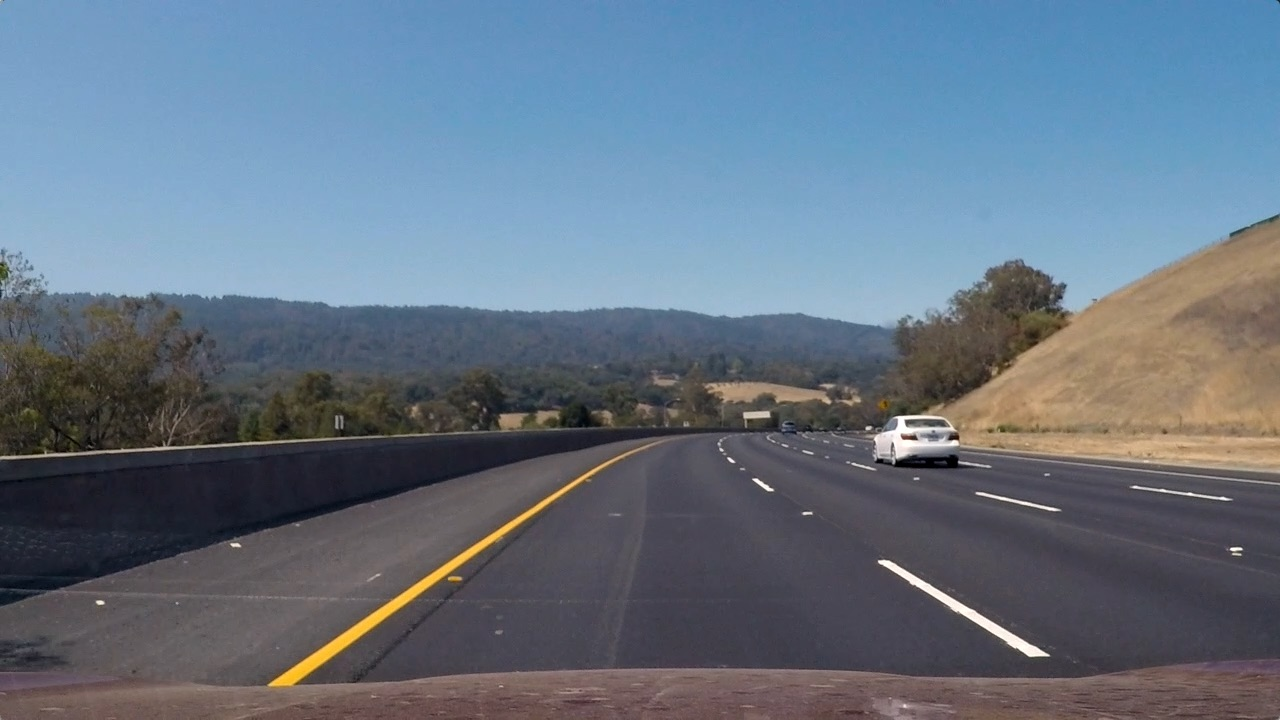
#> input picture examples/test3.jpg, 1280 x 720 px
$ python main.py   (older library calls are emulated)
#> lines starting #> are read from the running program, lines starting #| are printed output that depends on the picture; after the words box and inside, x2 and y2 are one past the last pixel; in counts of white or black regions, pixels touching at a corner belong together
### lane.py
"""Departure Warning System with a Monocular Camera"""

import numpy as np
import cv2
import matplotlib.pyplot as plt
from timeit import default_timer as timer
from calibration import load_calibration
from copy import copy
import math


class Lane():
    def __init__(self):
        # was the line detected in the last frame or not
        self.detected = False
        #x values for detected line pixels
        self.cur_fitx = None
        #y values for detected line pixels
        self.cur_fity = None
        # x values of the last N fits of the line
        self.prev_fitx = []
        #polynomial coefficients for the most recent fit
        self.current_poly = [np.array([False])]
        #best polynomial coefficients for the last iteration
        self.prev_poly = [np.array([False])]

    def average_pre_lanes(self):
        tmp = copy(self.prev_fitx)
        tmp.append(self.cur_fitx)
        self.mean_fitx = np.mean(tmp, axis=0)

    def append_fitx(self):
        if len(self.prev_fitx) == N:
            self.prev_fitx.pop(0)
        self.prev_fitx.append(self.mean_fitx)

    def process(self, ploty):
        self.cur_fity = ploty
        self.average_pre_lanes()
        self.append_fitx()
        self.prev_poly = self.current_poly


left_lane = Lane()
right_lane = Lane()
frame_width = 1280
frame_height = 720

LANEWIDTH = 3.7  # highway lane width in US: 3.7 meters
input_scale = 4
output_frame_scale = 4
N = 4 # buffer previous N lines

# fullsize:1280x720
x = [194, 1117, 705, 575]
y = [719, 719, 461, 461]
X = [290, 990, 990, 290]
Y = [719, 719, 0, 0]

src = np.floor(np.float32([[x[0], y[0]], [x[1], y[1]],[x[2], y[2]], [x[3], y[3]]]) / input_scale)
dst = np.floor(np.float32([[X[0], Y[0]], [X[1], Y[1]],[X[2], Y[2]], [X[3], Y[3]]]) / input_scale)

M = cv2.getPerspectiveTransform(src, dst)
M_inv = cv2.getPerspectiveTransform(dst, src)

# Only for creating the final video visualization
X_b = [574, 706, 706, 574]
Y_b = [719, 719, 0, 0]
src_ = np.floor(np.float32([[x[0], y[0]], [x[1], y[1]],[x[2], y[2]], [x[3], y[3]]]) / (input_scale*2))
dst_ = np.floor(np.float32([[X_b[0], Y_b[0]], [X_b[1], Y_b[1]],[X_b[2], Y_b[2]], [X_b[3], Y_b[3]]]) / (input_scale*2))
M_b = cv2.getPerspectiveTransform(src_, dst_)
# Only for creating the final video visualization

# Threshold for color and gradient thresholding
s_thresh, sx_thresh, dir_thresh, m_thresh, r_thresh = (120, 255), (20, 100), (0.7, 1.3), (30, 100), (200, 255)
lower_yellow_thresh, upper_yellow_thresh = np.array([15,120,120]), np.array([25,255,255])
lower_white_thresh, upper_white_thresh = np.array([0,0,221]), np.array([180,255,255])

# load the calibration
calib_file = 'camera_cal/calibration_pickle.p'
mtx, dist = load_calibration(calib_file)
#> (reads camera_cal/calibration_pickle.p from the repository)


def canny_edge_detection(img):
    gray_img = cv2.cvtColor(img, cv2.COLOR_RGB2GRAY)
    (thresh_canny_gray, output_canny_gray) = cv2.threshold(gray_img, 160, 255, cv2.THRESH_BINARY)
    output_canny_gray = cv2.GaussianBlur(output_canny_gray, (5, 5), 3)
    output_canny_gray = cv2.Canny(output_canny_gray, 180, 255)

    # make the edge wider so it falls inside the lanes
    kernel = np.ones((3, 3))
    dilate = cv2.dilate(output_canny_gray, kernel, iterations=1)

    binary_output_canny = np.zeros_like(output_canny_gray)
    binary_output_canny[(dilate == 255)] = 1

    return binary_output_canny


def hsv_thresh(img):
    hsv = cv2.cvtColor(img, cv2.COLOR_BGR2HSV)

    lower_yellow = lower_yellow_thresh
    upper_yellow = upper_yellow_thresh

    yellow_lane = cv2.inRange(hsv, lower_yellow, upper_yellow)
    binary_output_yellow = np.zeros_like(yellow_lane)
    binary_output_yellow[(yellow_lane == 255)] = 1

    lower_white = lower_white_thresh
    upper_white = upper_white_thresh

    white_lane = cv2.inRange(hsv, lower_white, upper_white)
    binary_output_white = np.zeros_like(white_lane)
    binary_output_white[(white_lane == 255)] = 1

    return binary_output_yellow, binary_output_white


# [46 lines left out: functions abs_sobel_thresh, mag_thresh, not called in this run]


def dir_threshold(img, sobel_kernel=3, thresh=(0, np.pi/2)):
    """ threshold according to the direction of the gradient

    :param img:
    :param sobel_kernel:
    :param thresh:
    :return:
    """

    # Apply the following steps to img
    # 1) Convert to grayscale
    gray = cv2.cvtColor(img, cv2.COLOR_RGB2GRAY)

    # 2) Take the gradient in x and y separately
    sobelx = cv2.Sobel(gray, cv2.CV_64F, 1, 0, ksize=sobel_kernel)
    sobely = cv2.Sobel(gray, cv2.CV_64F, 0, 1, ksize=sobel_kernel)

    # 3) Take the absolute value of the x and y gradients
    # 4) Use np.arctan2(abs_sobely, abs_sobelx) to calculate the direction of the gradient
    absgraddir = np.arctan2(np.absolute(sobely), np.absolute(sobelx))

    # 5) Create a binary mask where direction thresholds are met
    binary_output =  np.zeros_like(absgraddir)
    binary_output[(absgraddir >= thresh[0]) & (absgraddir <= thresh[1])] = 1

    return binary_output


# [20 lines left out: functions gradient_pipeline, threshold_col_channel, not called in this run]


def find_edges(img, s_thresh=s_thresh, sx_thresh=sx_thresh, dir_thresh=dir_thresh, filters = 1):

    img = np.copy(img)

    # hsv and canny edge detection
    if filters == 1:
        # HSV filter
        binary_output_yellow, binary_output_white = hsv_thresh(img)

        # canny edge detection
        binary_output_canny = canny_edge_detection(img)

        # # gradient direction
        dir_binary = dir_threshold(img, sobel_kernel=3, thresh=dir_thresh)

        combined_binary = np.zeros_like(binary_output_canny)
        combined_binary[(((binary_output_yellow == 1) & (binary_output_canny == 1) & (dir_binary == 1)) | (
                    (binary_output_white == 1) & (binary_output_canny == 1) & (dir_binary == 1)))] = 1

        binary_final = combined_binary

    if filters == 2:
        # Convert to HSV color space and threshold the s channel
        hls = cv2.cvtColor(img, cv2.COLOR_BGR2HLS).astype(np.float)
        s_channel = hls[:, :, 2]
        s_binary = threshold_col_channel(s_channel, thresh=s_thresh)

        # Sobel x
        sxbinary = abs_sobel_thresh(img, orient='x', sobel_kernel=3, thresh=sx_thresh)
        # mag_binary = mag_thresh(img, sobel_kernel=3, thresh=m_thresh)
        # # gradient direction
        dir_binary = dir_threshold(img, sobel_kernel=3, thresh=dir_thresh)
        #
        # # output mask
        combined_binary = np.zeros_like(s_channel)
        combined_binary[(((sxbinary == 1) & (dir_binary == 1)) | ((s_binary == 1) & (dir_binary == 1)))] = 1

        # add more weights for the s channel
        c_bi = np.zeros_like(s_channel)
        c_bi[((sxbinary == 1) & (s_binary == 1))] = 2

        binary_final = (combined_binary + c_bi)

    return binary_final


def warper(img, M):

    # Compute and apply perspective transform
    img_size = (img.shape[1], img.shape[0])
    warped = cv2.warpPerspective(img, M, img_size, flags=cv2.INTER_NEAREST)  # keep same size as input image

    return warped


## fit the lane line
def full_search(binary_warped, visualization=False):
    half_height = int(binary_warped.shape[0] / 2)
    histogram = np.sum(binary_warped[half_height:,:], axis=0)
    # Create an output image to draw on and  visualize the result
    out_img = np.dstack((binary_warped, binary_warped, binary_warped))*255
    out_img = out_img.astype('uint8')

    # Find the peak of the left and right halves of the histogram
    # These will be the starting point for the left and right lines
    midpoint = np.int(histogram.shape[0]/2)
    leftx_base = np.argmax(histogram[:midpoint])
    rightx_base = np.argmax(histogram[midpoint:]) + midpoint

    # Choose the number of sliding windows
    nwindows = 9
    # Set height of windows
    window_height = np.int(binary_warped.shape[0]/nwindows)
    # Identify the x and y positions of all nonzero pixels in the image
    nonzero = binary_warped.nonzero()
    nonzeroy = np.array(nonzero[0])
    nonzerox = np.array(nonzero[1])
    # Current positions to be updated for each window
    leftx_current = leftx_base
    rightx_current = rightx_base
    # Set the width of the windows +/- margin
    margin = np.floor(100/input_scale)
    # Set minimum number of pixels found to recenter window
    minpix = np.floor(50/input_scale)
    # Create empty lists to receive left and right lane pixel indices
    left_lane_inds = []
    right_lane_inds = []

    # Step through the windows one by one
    for window in range(nwindows):
        # Identify window boundaries in x and y (and right and left)
        win_y_low = binary_warped.shape[0] - (window+1)*window_height
        win_y_high = binary_warped.shape[0] - window*window_height
        win_xleft_low = leftx_current - margin
        win_xleft_high = leftx_current + margin
        win_xright_low = rightx_current - margin
        win_xright_high = rightx_current + margin
        # Draw the windows on the visualization image
        if visualization:
            cv2.rectangle(out_img,(int(win_xleft_low),int(win_y_low)),(int(win_xleft_high),int(win_y_high)),(0,255,0), 2)
            cv2.rectangle(out_img,(int(win_xright_low),int(win_y_low)),(int(win_xright_high),int(win_y_high)),(0,255,0), 2)

        # Identify the nonzero pixels in x and y within the window
        good_left_inds = ((nonzeroy >= win_y_low) & (nonzeroy < win_y_high) & (nonzerox >= win_xleft_low) & (nonzerox < win_xleft_high)).nonzero()[0]
        good_right_inds = ((nonzeroy >= win_y_low) & (nonzeroy < win_y_high) & (nonzerox >= win_xright_low) & (nonzerox < win_xright_high)).nonzero()[0]
        # Append these indices to the lists
        left_lane_inds.append(good_left_inds)
        right_lane_inds.append(good_right_inds)
        # If you found > minpix pixels, recenter next window on their mean position
        if len(good_left_inds) > minpix:
            leftx_current = np.int(np.mean(nonzerox[good_left_inds]))
        if len(good_right_inds) > minpix:
            rightx_current = np.int(np.mean(nonzerox[good_right_inds]))

    # Concatenate the arrays of indices
    left_lane_inds = np.concatenate(left_lane_inds)
    right_lane_inds = np.concatenate(right_lane_inds)

    # Extract left and right line pixel positions
    leftx = nonzerox[left_lane_inds]
    lefty = nonzeroy[left_lane_inds]
    rightx = nonzerox[right_lane_inds]
    righty = nonzeroy[right_lane_inds]

    # Fit a second order polynomial to each
    left_fit = np.polyfit(lefty, leftx, 2)
    right_fit = np.polyfit(righty, rightx, 2)
    # Visualization

    # Generate x and y values for plotting
    if visualization:
        ploty = np.linspace(0, binary_warped.shape[0]-1, binary_warped.shape[0] )
        left_fitx = left_fit[0]*ploty**2 + left_fit[1]*ploty + left_fit[2]
        right_fitx = right_fit[0]*ploty**2 + right_fit[1]*ploty + right_fit[2]

        out_img[nonzeroy[left_lane_inds], nonzerox[left_lane_inds]] = [255, 0, 0]
        out_img[nonzeroy[right_lane_inds], nonzerox[right_lane_inds]] = [0, 0, 255]
        # plt.subplot(1,2,1)
        plt.imshow(out_img)
        # plt.imshow(binary_warped)
        plt.plot(left_fitx, ploty, color='yellow')
        plt.plot(right_fitx, ploty, color='yellow')
        plt.xlim((0, frame_width / input_scale))
        plt.ylim((frame_height / input_scale, 0))
        plt.show()

    return left_fit, right_fit


# [57 lines left out: function window_search, not called in this run]


def measure_lane_curvature(ploty, leftx, rightx, visualization=False):

    leftx = leftx[::-1]  # Reverse to match top-to-bottom in y
    rightx = rightx[::-1]  # Reverse to match top-to-bottom in y

     # choose the maximum y-value, corresponding to the bottom of the image
    y_eval = np.max(ploty)

    # Define conversions in x and y from pixels space to meters
    ym_per_pix = 30/(frame_height/input_scale) # meters per pixel in y dimension
    xm_per_pix = LANEWIDTH/(700/input_scale) # meters per pixel in x dimension

    # Fit new polynomials to x,y in world space
    left_fit_cr = np.polyfit(ploty*ym_per_pix, leftx*xm_per_pix, 2)
    right_fit_cr = np.polyfit(ploty*ym_per_pix, rightx*xm_per_pix, 2)
    # Calculate the new radii of curvature
    left_curverad = ((1 + (2*left_fit_cr[0]*y_eval*ym_per_pix + left_fit_cr[1])**2)**1.5) / np.absolute(2*left_fit_cr[0])
    right_curverad = ((1 + (2*right_fit_cr[0]*y_eval*ym_per_pix + right_fit_cr[1])**2)**1.5) / np.absolute(2*right_fit_cr[0])
    # Now our radius of curvature is in meters
    # print(left_curverad, 'm', right_curverad, 'm')

    if leftx[0] - leftx[-1] > 50/input_scale:
        curve_direction = 'Left curve'
    elif leftx[-1] - leftx[0] > 50/input_scale:
        curve_direction = 'Right curve'
    else:
        curve_direction = 'Straight'

    return (left_curverad+right_curverad)/2.0, curve_direction


def off_center(left, mid, right):
    """

    :param left: left lane position
    :param mid:  car position
    :param right: right lane position
    :return: True or False, indicator of off center driving
    """
    a = mid - left
    b = right - mid
    width = right - left

    if a >= b:  # driving right off
        offset = a / width * LANEWIDTH - LANEWIDTH /2.0
    else:       # driving left off
        offset = LANEWIDTH /2.0 - b / width * LANEWIDTH

    return offset


def compute_car_offcenter(ploty, left_fitx, right_fitx, undist):

    # Create an image to draw the lines on
    height = undist.shape[0]
    width = undist.shape[1]

    # Recast the x and y points into usable format for cv2.fillPoly()
    pts_left = np.array([np.transpose(np.vstack([left_fitx, ploty]))])
    pts_right = np.array([np.flipud(np.transpose(np.vstack([right_fitx, ploty])))])
    pts = np.hstack((pts_left, pts_right))

    bottom_l = left_fitx[height-1]
    bottom_r = right_fitx[0]

    offcenter = off_center(bottom_l, width/2.0, bottom_r)

    return offcenter, pts


def create_output_frame(offcenter, pts, undist_ori, fps, curvature, curve_direction, binary_sub, threshold=0.6):
    """

    :param offcenter:
    :param pts:
    :param undist_ori:
    :param fps:
    :param threshold:
    :return:
    """

    undist_ori = cv2.resize(undist_ori, (0,0), fx=1/output_frame_scale, fy=1/output_frame_scale)
    w = undist_ori.shape[1]
    h = undist_ori.shape[0]

    undist_birdview = warper(cv2.resize(undist_ori, (0,0), fx=1/2, fy=1/2), M_b)

    color_warp = np.zeros_like(undist_ori).astype(np.uint8)

    # create a frame to hold every image
    frame_h = math.ceil(h*2.5)
    frame_w = math.ceil(w*2.34)
    whole_frame = np.zeros((frame_h,frame_w, 3), dtype=np.uint8)


    if abs(offcenter) > threshold:  # car is offcenter more than 0.6 m
        # Draw Red lane
        cv2.fillPoly(color_warp, np.int_([pts]), (255, 0, 0)) # red
    else: # Draw Green lane
        cv2.fillPoly(color_warp, np.int_([pts]), (0,255, 0))  # green

    newwarp = cv2.warpPerspective(color_warp, M_inv, (int(frame_width/input_scale), int(frame_height/input_scale)))

    # Combine the result with the original image    # result = cv2.addWeighted(undist, 1, newwarp, 0.3, 0)

    newwarp_ = cv2.resize(newwarp,None, fx=input_scale/output_frame_scale, fy=input_scale/output_frame_scale, interpolation = cv2.INTER_LINEAR)

    output = cv2.addWeighted(undist_ori, 1, newwarp_, 0.3, 0)

    ############## generate the combined output frame only for visualization purpose ################
    whole_frame[40:40+h, 20:20+w, :] = undist_ori
    whole_frame[40:40+h, 60+w:60+2*w, :] = output
    whole_frame[220+h//2:220+2*h//2, 20:20+w//2, :] = undist_birdview
    whole_frame[220+h//2:220+2*h//2, 40+w//2:40+w, 0] = cv2.resize((binary_sub*255).astype(np.uint8), (0,0), fx=1/2, fy=1/2)
    whole_frame[220+h//2:220+2*h//2, 40+w//2:40+w, 1] = cv2.resize((binary_sub*255).astype(np.uint8), (0,0), fx=1/2, fy=1/2)
    whole_frame[220+h//2:220+2*h//2, 40+w//2:40+w, 2] = cv2.resize((binary_sub*255).astype(np.uint8), (0,0), fx=1/2, fy=1/2)

    font = cv2.FONT_HERSHEY_SIMPLEX
    if offcenter >= 0:
        offset = offcenter
        direction = 'Right'
    elif offcenter < 0:
        offset = -offcenter
        direction = 'Left'

    info_road = "Road Status"
    info_lane = "Lane info: {0}".format(curve_direction)
    info_cur = "Curvature {:6.1f} m".format(curvature)
    info_offset = "Off center: {0} {1:3.1f}m".format(direction, offset)
    info_framerate = "{0:4.1f} fps".format(fps)
    info_warning = "Warning: offcenter > 0.6m (use higher threshold in real life)"

    cv2.putText(whole_frame, "Departure Warning System with a Monocular Camera", (23,25), font, 0.8, (255,255,0), 1, cv2.LINE_AA)
    cv2.putText(whole_frame, "Origin", (22,70), font, 0.6, (255,255,0), 1, cv2.LINE_AA)
    cv2.putText(whole_frame, "Augmented", (40+w+25,70), font, 0.6, (255,255,0), 1, cv2.LINE_AA)
    cv2.putText(whole_frame, "Bird's View", (22+30,70+35+h), font, 0.6, (255,255,0), 1, cv2.LINE_AA)
    cv2.putText(whole_frame, "Lanes", (22+225,70+35+h), font, 0.6, (255,255,0), 1, cv2.LINE_AA)
    cv2.putText(whole_frame, info_road, (40+w+50,70+35+h), font, 0.8, (255,255,0), 1,cv2.LINE_AA)
    cv2.putText(whole_frame, info_warning, (35+w,60+h), font, 0.4, (255,255,0), 1,cv2.LINE_AA)
    cv2.putText(whole_frame, info_lane, (40+w+50,70+35+40+h), font, 0.8, (255,255,0), 1,cv2.LINE_AA)
    cv2.putText(whole_frame, info_cur, (40+w+50,70+35+80+h), font, 0.8, (255,255,0), 1,cv2.LINE_AA)
    cv2.putText(whole_frame, info_offset, (40+w+50,70+35+120+h), font, 0.8, (255,255,0), 1,cv2.LINE_AA)
    cv2.putText(whole_frame, info_framerate, (40+w+250,70), font, 0.6, (255,255,0), 1,cv2.LINE_AA)

    return whole_frame


# [24 lines left out: function tracker, not called in this run]


def detector(binary_sub, ploty, visualization=False):

    left_fit, right_fit = full_search(binary_sub, visualization=visualization)

    left_fitx = left_fit[0] * ploty**2 + left_fit[1] * ploty + left_fit[2]
    right_fitx = right_fit[0] * ploty**2 + right_fit[1] * ploty + right_fit[2]
    std_value = np.std(right_fitx - left_fitx)
    if std_value < (85 /input_scale):
        left_lane.current_poly = left_fit
        right_lane.current_poly = right_fit
        left_lane.cur_fitx = left_fitx
        right_lane.cur_fitx = right_fitx
        left_lane.detected = True
        right_lane.detected = True
    else:
        left_lane.current_poly = left_lane.prev_poly
        right_lane.current_poly = right_lane.prev_poly
        if len(left_lane.prev_fitx) > 0:
            left_lane.cur_fitx = left_lane.prev_fitx[-1]
            right_lane.cur_fitx = right_lane.prev_fitx[-1]
        else:
            left_lane.cur_fitx = left_fitx
            right_lane.cur_fitx = right_fitx
        left_lane.detected = False
        right_lane.detected = False


def process_frame(img, visualization=False):

    start = timer()
    # resize the input image according to scale
    img_undist_ = cv2.undistort(img, mtx, dist, None, mtx)
    img_undist = cv2.resize(img_undist_, (0, 0), fx=1/input_scale, fy=1/input_scale)

    # find the binary image of lane/edges
    img_binary = find_edges(img_undist, filters=1)

    # warp the image to bird view
    binary_warped = warper(img_binary, M)  # get binary image contains edges

    # crop the binary image
    binary_sub = np.zeros_like(binary_warped)
    binary_sub[:, int(150/input_scale):int(-80/input_scale)] = binary_warped[:, int(150/input_scale):int(-80/input_scale)]

    # start detector or tracker to find the lanes
    ploty = np.linspace(0, binary_warped.shape[0]-1, binary_warped.shape[0])
    if left_lane.detected:  # start tracker
        tracker(binary_sub, ploty, visualization)
    else:  # start detector
        detector(binary_sub, ploty, visualization)

    # average among the previous N frames to get the averaged lanes
    left_lane.process(ploty)
    right_lane.process(ploty)

    # measure the lane curvature
    curvature, curve_direction = measure_lane_curvature(ploty, left_lane.mean_fitx, right_lane.mean_fitx)

    # compute the car's off-center in meters
    offcenter, pts = compute_car_offcenter(ploty, left_lane.mean_fitx, right_lane.mean_fitx, img_undist)

    # compute the processing frame rate
    end = timer()
    fps = 1.0 / (end - start)

    # combine all images into final video output (only for visualization purpose)
    output = create_output_frame(offcenter, pts, img_undist_, fps, curvature, curve_direction, binary_sub)
    return output

### calibration.py
"""calibration.py: Calibration the cameras and save the calibration results."""

__author__ = "Junsheng Fu"
__email__ = "junsheng.fu@yahoo.com"
__date__ = "March 2017"

import numpy as np
import cv2
import glob
import pickle
import matplotlib.pyplot as plt
from os import path


# [53 lines left out: function calibrate_camera, not called in this run]


def load_calibration(calib_file):
    """

    :param calib_file:
    :return: mtx and dist
    """
    with open(calib_file, 'rb') as file:
        # print('load calibration data')
        data= pickle.load(file)
        mtx = data['mtx']       # calibration matrix
        dist = data['dist']     # distortion coefficients

    return mtx, dist


# [28 lines left out: function undistort_image, not called in this run]


# [7 lines that do not run on import are left out]

### main.py
"""Departure Warning System with a Monocular Camera"""

from lane import *
from moviepy.editor import VideoFileClip


if __name__ == "__main__":

    demo = 1 # 1: image, 2 video

    if demo == 1:
        imagepath = 'examples/test3.jpg'
        img = cv2.imread(imagepath)
#> img is the input picture: shape (720, 1280, 3); mean B, G, R 130.7, 115.3, 101.1
        img_aug = process_frame(img)
#> in process_frame, `img_undist_ = cv2.undistort(img, mtx, dist, None, mtx)`:
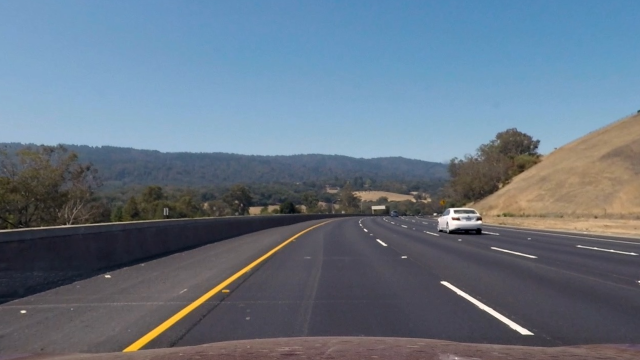
#> img_undist_: shape (720, 1280, 3) (shown at 1/2 size); mean B, G, R 131.2, 115.9, 101.5
#> in hsv_thresh, `yellow_lane = cv2.inRange(hsv, lower_yellow, upper_yellow)`:
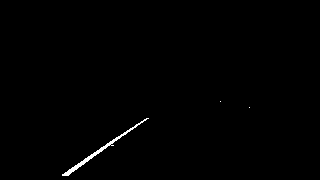
#> yellow_lane: shape (180, 320); 0.55% white; 3 white regions (2 under 20 px), largest, box (x1, y1, x2, y2) and area: (62, 118, 149, 176) 313
#> in canny_edge_detection, `gray_img = cv2.cvtColor(img, cv2.COLOR_RGB2GRAY)`:
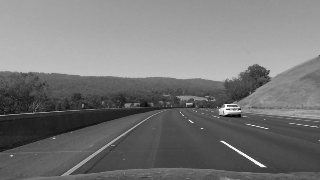
#> gray_img: shape (180, 320); min 1, max 254, mean 119
#> in canny_edge_detection, `output_canny_gray = cv2.GaussianBlur(output_canny_gray, (5, 5), 3)`:
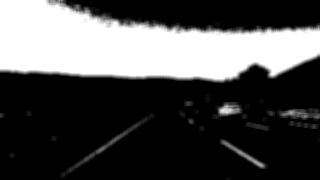
#> output_canny_gray: shape (180, 320); min 0, max 255, mean 77.9
#> in canny_edge_detection, `dilate = cv2.dilate(output_canny_gray, kernel, iterations=1)`:
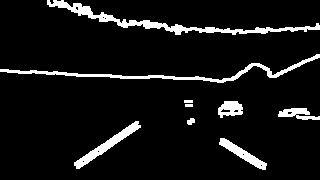
#> dilate: shape (180, 320); 7.5% white; 9 white regions, largest, box (x1, y1, x2, y2) and area: (47, 0, 320, 35) 1472, (0, 54, 320, 83) 1142, (74, 121, 141, 169) 616
#> in dir_threshold, `sobely = cv2.Sobel(gray, cv2.CV_64F, 0, 1, ksize=sobel_kernel)`:
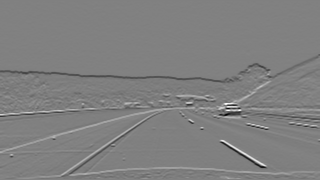
#> sobely: shape (180, 320) float64; min -836, max 822, mean -2.7; drawn with min black and max white
#> in dir_threshold, `absgraddir = np.arctan2(np.absolute(sobely), np.absolute(sobelx))`:
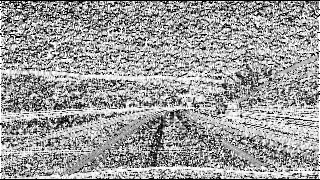
#> absgraddir: shape (180, 320) float64; min 0, max 1.57, mean 0.968; drawn with min black and max white
#> (the rest of the program and of its run is left out)
